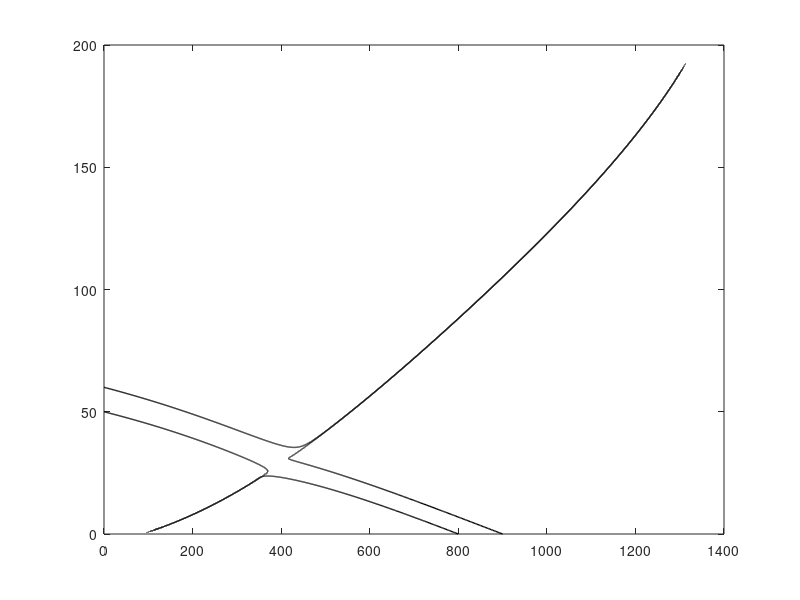

The MATLAB script that drew this image:
clear;clc

curve050 = importdata("curve050.dat");
curve060 = importdata("curve060.dat");
curve800 = importdata("curve800.dat");
curve900 = importdata("curve900.dat");

figure;
plot(curve050(:, 1), curve050(:, 2), 'k', 'LineWidth', 1); hold on;
plot(curve060(:, 1), curve060(:, 2), 'k', 'LineWidth', 1);
plot(curve800(:, 1), curve800(:, 2), 'k', 'LineWidth', 1);
plot(curve900(:, 1), curve900(:, 2), 'k', 'LineWidth', 1);
hold off;